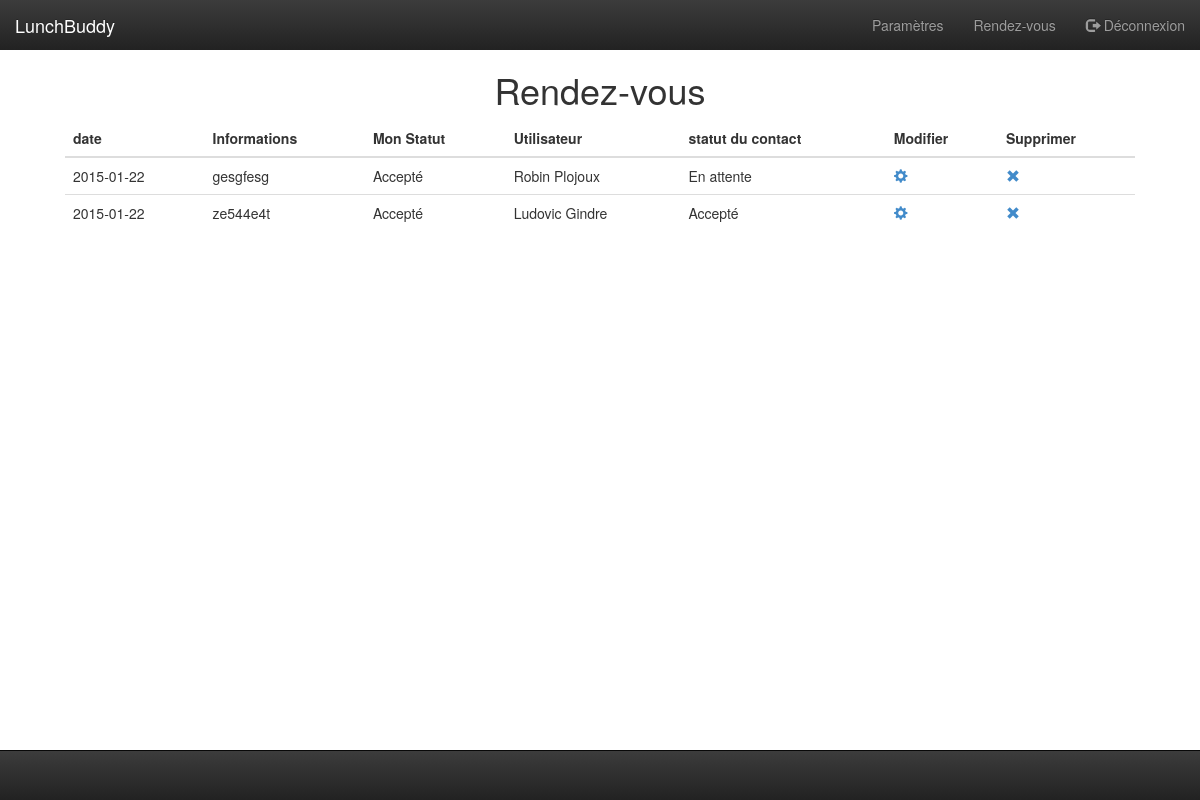
Before: /RendezVous.php (signed in) with the older database file.
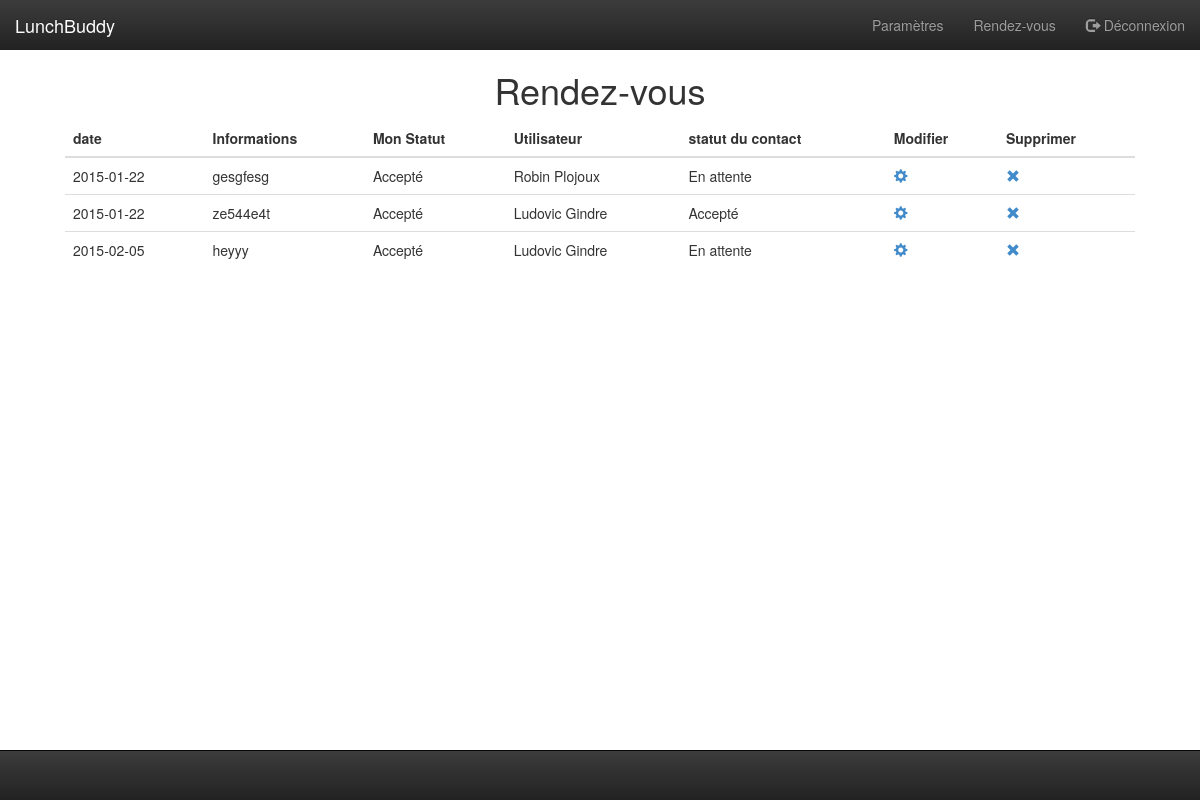
After: the same page with the newer database file.
### tables this page shows
CREATE TABLE IF NOT EXISTS `rendezvous` (
  `idRdv` int(11) NOT NULL AUTO_INCREMENT,
  `dateRdv` date NOT NULL,
  `commentaire` longtext NOT NULL,
  `lat` decimal(65,30) NOT NULL,
  `lng` decimal(65,30) NOT NULL,
  `idGroupe` int(11) NOT NULL,
  PRIMARY KEY (`idRdv`),
  KEY `idGroupe` (`idGroupe`)
);

CREATE TABLE IF NOT EXISTS `statuts` (
  `idStatut` int(11) NOT NULL AUTO_INCREMENT,
  `nomStatut` varchar(25) NOT NULL,
  PRIMARY KEY (`idStatut`)
);

CREATE TABLE IF NOT EXISTS `utilisateurs` (
  `idUtilisateur` int(11) NOT NULL AUTO_INCREMENT,
  `nom` varchar(25) NOT NULL,
  `prenom` varchar(25) NOT NULL,
  `avatar` varchar(50) DEFAULT NULL,
  `email` varchar(25) NOT NULL,
  `password` varchar(255) NOT NULL,
  `NPA` varchar(4) NOT NULL,
  `nomRue` varchar(25) NOT NULL,
  `numeroRue` varchar(10) NOT NULL,
  `rayon` int(4) NOT NULL,
  `lat` decimal(65,30) DEFAULT NULL,
  `lng` decimal(65,30) DEFAULT NULL,
  `debutPause` time NOT NULL,
  `finPause` time NOT NULL,
  PRIMARY KEY (`idUtilisateur`),
  UNIQUE KEY `pseudo` (`email`)
);

### groupesdb.php (called while the page is built, shortened)
<?php
function lireRendezVousUtilisateur($idUtilisateur) {
    $bdd = connexionDb();
    $sql = 'SELECT r.idRdv, r.dateRdv, r.commentaire, r.idGroupe, s.nomStatut, r.lat, r.lng FROM rendezvous as r
join groupes as g on r.idGroupe = g.idGroupe
join composer as c on c.idGroupe = g.idGroupe
join statuts as s on c.idStatut = s.idStatut
where c.idUtilisateur = :idUtilisateur';
    $requete = $bdd->prepare($sql);
    $requete->execute(array('idUtilisateur' => $idUtilisateur));
    return $requete->fetchAll();
}
function lirePersonnesRdv($idGroupe) {
    $bdd = connexionDb();
    $sql = 'select u.idUtilisateur, u.nom, u.prenom, u.email from composer as c
join utilisateurs as u on c.idUtilisateur = u.idUtilisateur
where c.idGroupe = :idGroupe';
    $requete = $bdd->prepare($sql);
    $requete->execute(array('idGroupe' => $idGroupe));
    return $requete->fetchAll();
}

### RendezVous.php (the view, shortened to what this page needs)
<?php
include_once 'groupesdb.php';
include_once './MenusHTML.php';
if ((!empty($_SESSION["idUtilisateur"])) && (!empty($_SESSION["email"]))) {
    $idUtilisateur = $_SESSION["idUtilisateur"];
    $rdvs = lireRendezVousUtilisateur($idUtilisateur);
    foreach ($rdvs as &$rdv) {
        $idGroupe = $rdv["idGroupe"];
        $personnes = lirePersonnesRdv($idGroupe);
    }
} else {
    header('Location: index.php');
}
?>
<!DOCTYPE html>
<html>
    <head>
        <link href="css/bootstrap.min.css" type="text/css" rel="stylesheet">
        <link href="css/bootstrap-theme.min.css" type="text/css" rel="stylesheet">
        <link href="css/source.css" type="text/css" rel="stylesheet">
    </head>
    <body>
        <section class="col-md-12 conteneur">
            <?php AfficheHeader(); ?>
            <section class="col-md-12">
                <h1 class="text-center">Rendez-vous</h1>
                <table class="table table-hover">
                    <thead>
                        <tr>
                            <th>date</th>
                            <th>Informations</th>
                            <th>Mon Statut</th>
                            <th>Utilisateur</th>
                            <th>statut du contact</th>
                            <th>Modifier</th>
                            <th>Supprimer</th>
                        </tr>
                    </thead>
                    <tbody>
                        <?php
                        foreach ($rdvs as $rendezvous) {
                            echo ''
                            . '<tr>'
                            . '<td>'
                            . $rendezvous["dateRdv"]
                            . '</td>'
                            . '<td>'
                            . $rendezvous["commentaire"]
                            . '</td>'
                            . '<td>'
                            . $rendezvous["nomStatut"]
                            . '</td>';
                            foreach ($rendezvous["personnes"] as $personne) {
                                echo '<td>'
                                . $personne["prenom"] . " " . $personne["nom"]
                                . '</td>'
                                . '<td>'
                                . $personne["statutPersonne"]
                                . '</td>';
                            };
                            echo ''
                            . '<td>'
                            . '<a href="editerRdv.php?idRdv=' . $rendezvous["idRdv"] . '&idGroupe=' . $rendezvous["idGroupe"] . '"><span class="glyphicon glyphicon-cog"></span></a>'
                            . '</td>'
                            . '<td>'
                            . '<a href="supprimerRdv.php?idRdv=' . $rendezvous["idRdv"] . '"><span class="glyphicon glyphicon-remove"></span></a>'
                            . '</td>'
                            . '</tr>';
                        }
                        ?>
                    </tbody>
                </table>
            </section>
            <?php AfficheFooter(); ?>
        </section>
    </body>
</html>

### MenusHTML.php
<?php
function AfficheHeader() {
    ?>
    <header class="navbar-inverse navbar-fixed-top">
        <section class="navbar-header">
            <a class="navbar-brand" href="Index.php">LunchBuddy</a>
        </section>
        <section class="collapse navbar-collapse" id="myNavbar">
            <ul class="nav navbar-nav navbar-right">
                <li><a href="parametres.php">Paramètres</a></li>
                <li><a href="Rendezvous.php">Rendez-vous</a></li>
                <li><a href="Deconnexion.php"><span class="glyphicon glyphicon-log-out"></span> Déconnexion</a></li>
            </ul>
        </section>
    </header>
    <?php
}
function AfficheFooter() {
    ?>
    <footer class=" navbar navbar-inverse navbar-fixed-bottom">
    </footer>
    <?php
}

### css/source.css (style rules this page uses)
.conteneur { padding: 50px; //margin-left: 300px; }
.navbar-fixed-top { padding-right: 15px; }

Changed rows visible on the page:
added rendezvous: dateRdv "2015-02-05", commentaire "heyyy", statuts.nomStatut "Accepté", utilisateurs (prenom "Ludovic", nom "Gindre", statutPersonne "En attente")
